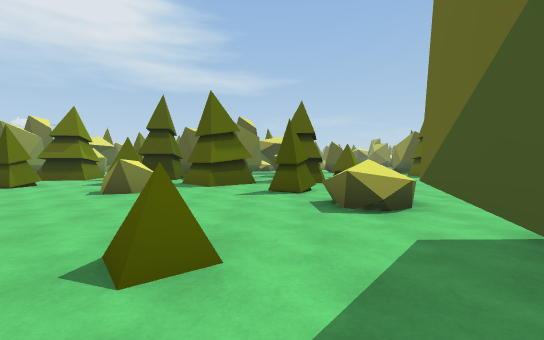
view 1 (above)

24 first-person views from a walk through a Unity game level. The camera is 1.5 m above the floor, tilts 2° down and sees 90° across. The floor is counted in squares, 2 m on a side. Each view is taken from the middle of a square. On the plan, view 1 faces up. The plan holds only what a view shows up to about 10 squares ahead; the rest is blank. The place goes on beyond the plan. The player is left out.

view 2
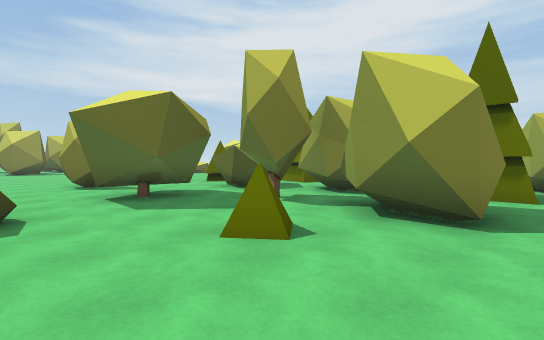

view 3
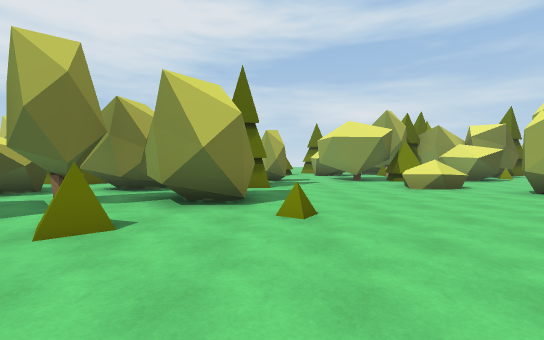

view 4
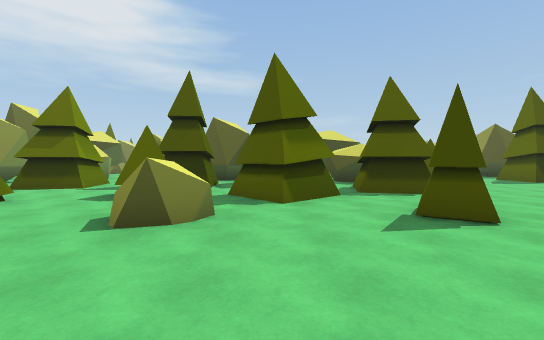

view 5
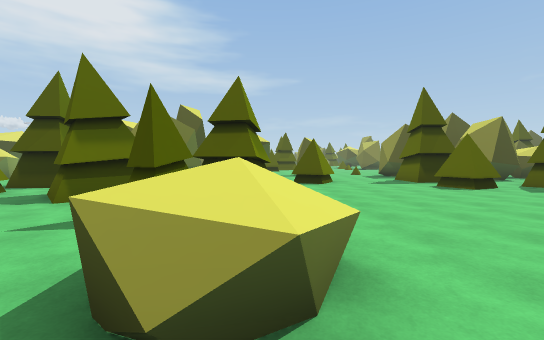

view 6
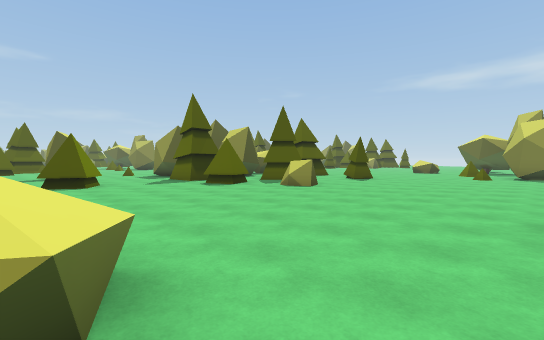

view 7
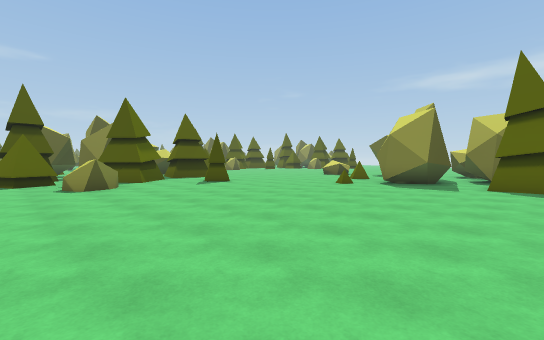

view 8
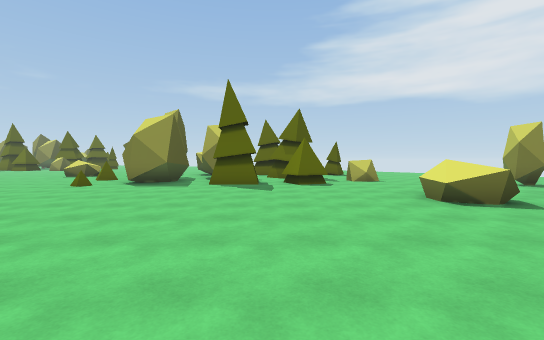

view 9
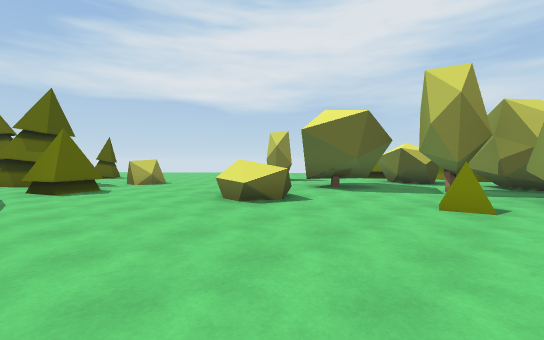

view 10
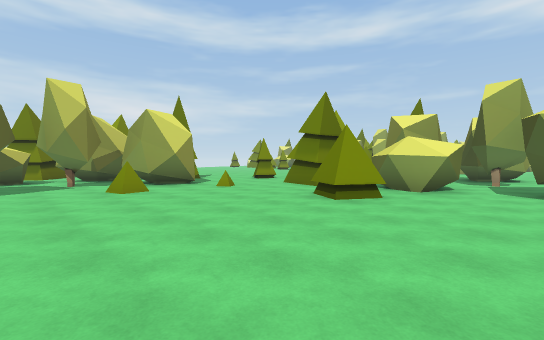

view 11
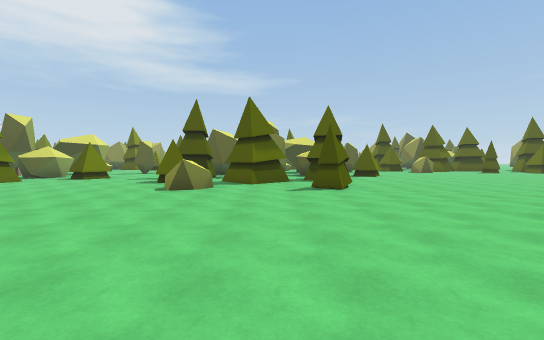

view 12
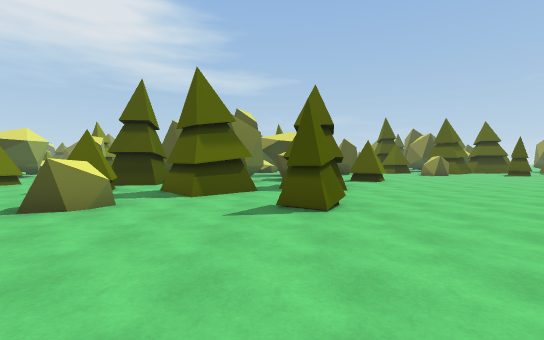

view 13
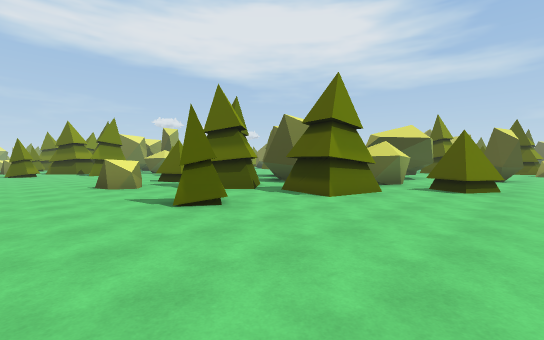

view 14
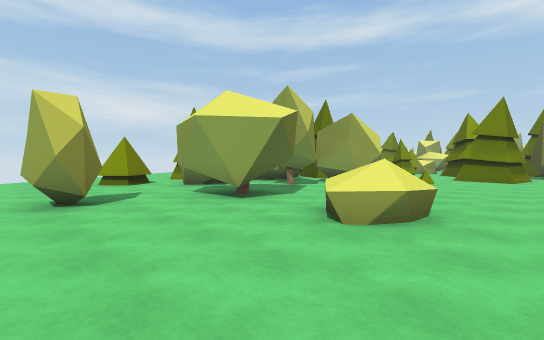

view 15
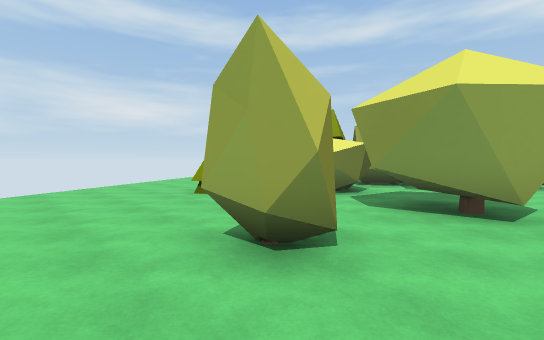

view 16
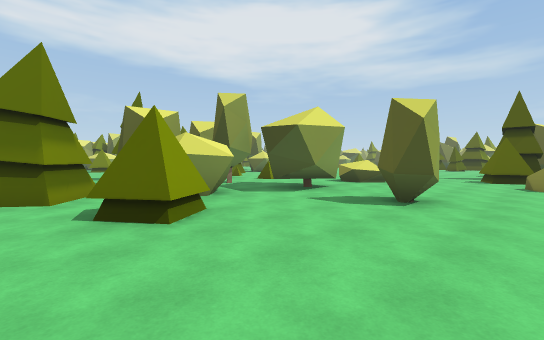

view 17
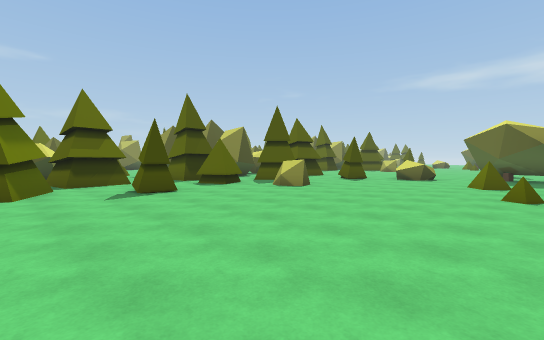

view 18
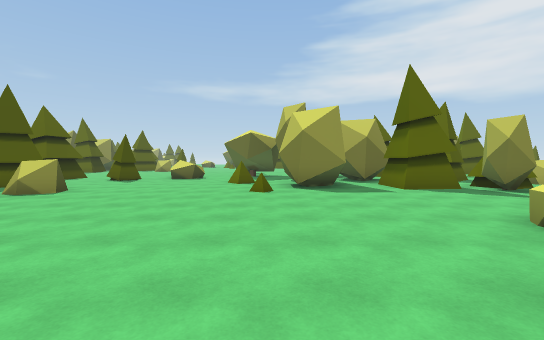

view 19
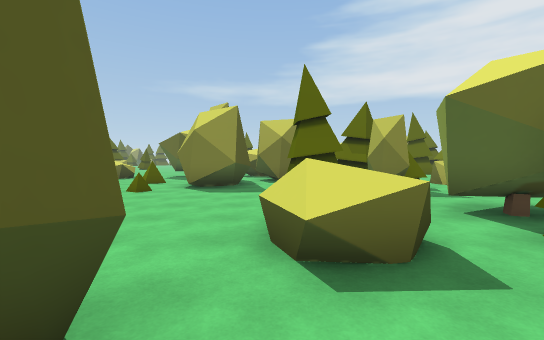

view 20
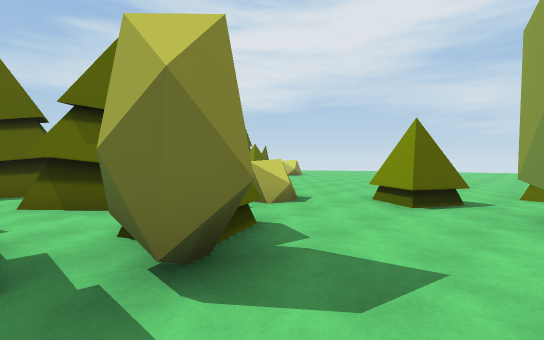

view 21
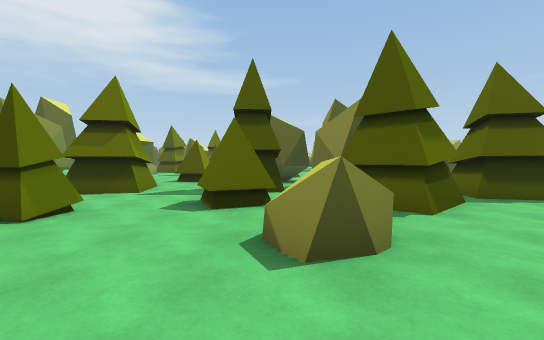

view 22
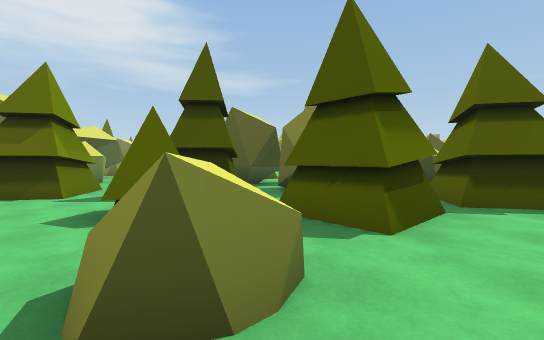

view 23
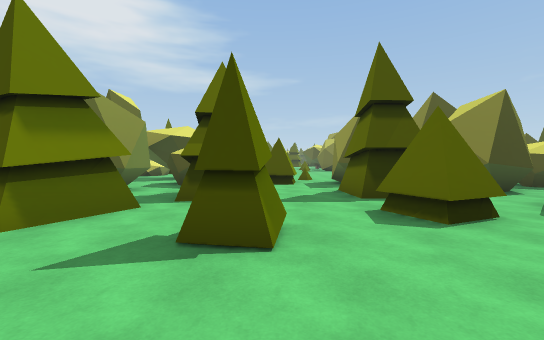

view 24
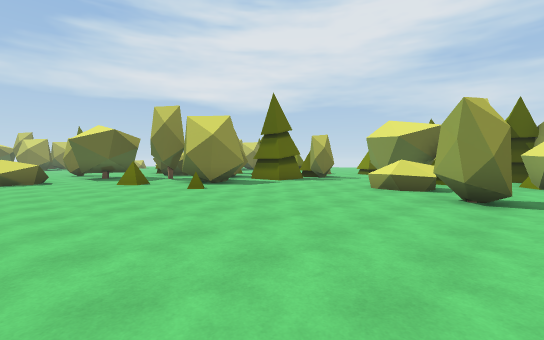

### Floor plan
Key: @ floor where view 1 was taken; # wall or solid block; x gap in a wall; . floor; / step, stairs or slope; = window, fence, low wall or low ledge; ^ raised ledge.
Columns run from 10 left of view 1 to 17 right of it. Each row starts with its distance up from view 1.
 14 ##.#.###             #.#.##.
 13 ##....x. ###  ...## ##. ....
 12 ../...x.##.# ##........##...
 11 .##/.##.#..x.....##.##.#....
 10 /#/.....# .#........##......
  9 #/...#..##.........=...#....
  8 #./#....#.........=^........
  7 .../..#^...#................
  6 ......##....................
  5 ...........^^............=.
  4 ............^.............#
  3 ..........................##
  2 .........#..## .#..........#
  1 ............##............##
  0 ........##@#..............##
 -1 .#......##...##.............
 -2 ..^^......#####x#.........#
 -3 ..^^...##.# ................
 -4 .......x.....##.......^....^
 -5 #.###..##.## ##.......^^...#
 -6 #.  ##..#.#   .....#........
 -7 #.   ....=     ..#....#.....
 -8 ##    ...^       ###..##....
 -9       ##..        ###....#..
-10      .. ...       ####......
-11      #. ....       ####.....
-12       .  ...        # .#....
-13      ..  ..         #..#....
-14      ..             ##......
-15      ...               ....
-16      ...               ..

Positions as (right, up) in squares from view 1, and headings:
1: (0, 0), facing up
2: (-3, 4), facing down-right
3: (-3, 5), facing down
4: (-2, 3), facing up
5: (2, 3), facing up
6: (2, 3), facing up-right
7: (7, 0), facing up-right
8: (7, -1), facing right
9: (8, -1), facing down-right
10: (11, 1), facing down-left
11: (11, 1), facing up
12: (12, 4), facing up
13: (17, 6), facing up-left
14: (16, -3), facing down-left
15: (17, -7), facing down-left
16: (17, -14), facing up-left
17: (-10, 1), facing up-right
18: (-10, 1), facing right
19: (-10, -2), facing right
20: (-5, -4), facing down-right
21: (-4, 4), facing up
22: (-3, 5), facing up
23: (-7, 5), facing up
24: (-10, 5), facing down-right
